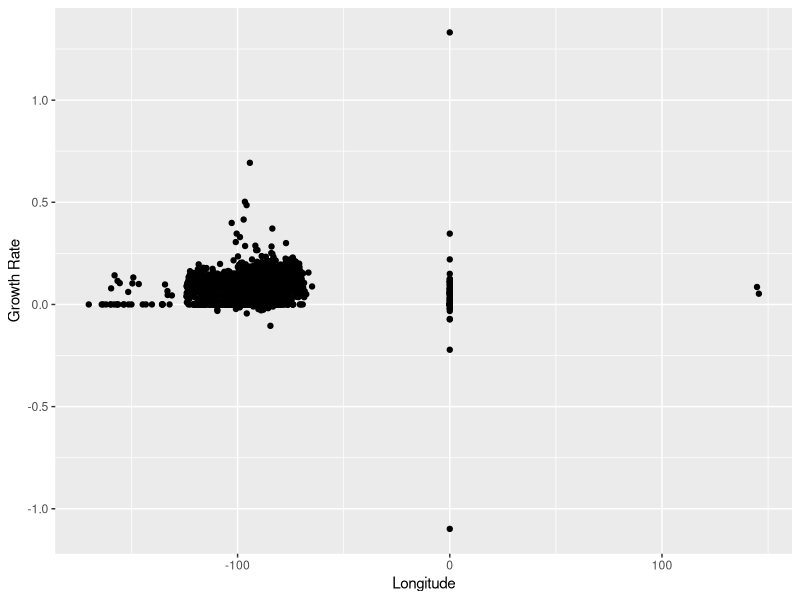
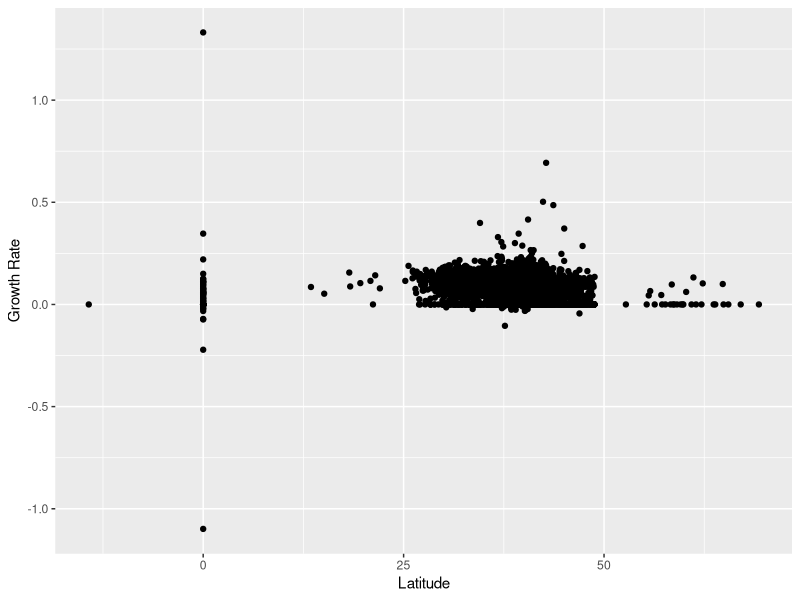

These charts were generated, in order, by the following R code:
## ---- chunk 1
knitr::opts_chunk$set(echo = TRUE)
## ---- chunk 2
library(readr)
library(ggplot2)
library(tidyverse)


covid_us <- read.csv("covid19_confirmed_US.csv")


head(covid_us)

# for each line, do a logistic regression

# Loop
# 1) Grab a row
# 2) Clean row of useless cols
# 3) Get separate dataset containing dates (column) vs cases (column)
# 4) Create logistic model and get k
testResults <- covid_us
testResults <- select(testResults,-c(2,3,4,5,6, 8, 11))
testResults <- mutate(testResults, k=0)

for (row_num in 1:nrow(testResults)) {
  row <- testResults[row_num,]

  dates <- colnames(row[,5:96])
  num_cases <- c()
  
  for (i in 5:96) {
    case_num = row[,i]
    num_cases = c(num_cases, case_num)
  }
  
  time_series <- data.frame("date"=as.Date(dates, "X%m.%d.%y"), "num_cases"=num_cases)
  head(time_series)
  
  # drop rows with 0 cases
  drops = c()
  for (i in 1:nrow(time_series)) {
    if (time_series$num_cases[i] == 0) {
       drops = c(drops, i)
    }
  }
  
  if (length(drops) > 0) {
    time_series = time_series[-drops, ]
  }
  
  
  if (nrow(time_series) > 0) {
    exponential_model <- lm(log(num_cases) ~ date, data=time_series)
    r_coeff = coefficients(exponential_model)[2]
    testResults[row_num,]$k = r_coeff
  }
}
## ---- chunk 3

typeof(testResults$k[0])

ggplot(testResults, aes(y=k, x=Long_)) +
  geom_point() +
  labs(x = "Longitude", y = "Growth Rate")


ggplot(testResults, aes(y=k, x=Lat)) +
  geom_point() +
  labs(x = "Latitude", y = "Growth Rate")

